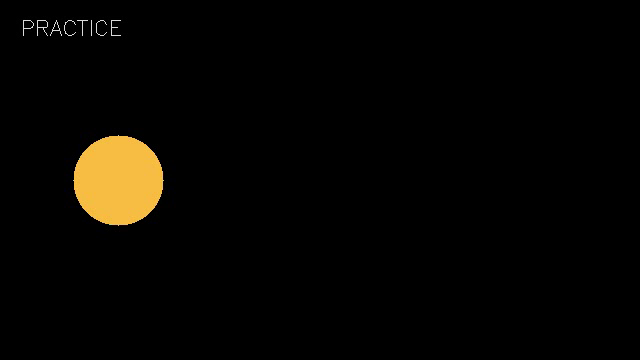
#> input picture frame 12 of stimuli/demo/demo_01.mp4, 640 x 360 px
$ python prepare_demo_materials.py
#> lines starting #> are read from the running program, lines starting #| are printed output that depends on the picture
"""Create ten synthetic practice clips; no research stimuli or recordings needed."""
from pathlib import Path
import json
import cv2
import numpy as np

ROOT = Path(__file__).resolve().parents[1]


def main():
    folder = ROOT / 'stimuli' / 'demo'
    folder.mkdir(parents=True, exist_ok=True)
    questions = []
    for index in range(10):
        path = folder / f'demo_{index + 1:02d}.mp4'
        shape = index % 2
        if not path.is_file():
            temp = path.with_name(path.stem + '.tmp.mp4')
            writer = cv2.VideoWriter(str(temp), cv2.VideoWriter_fourcc(*'mp4v'), 24, (640, 360))
            if not writer.isOpened():
                raise RuntimeError(f'Cannot create practice video: {temp}')
            try:
                for frame in range(120):
                    canvas = np.zeros((360, 640, 3), dtype=np.uint8)
                    x = 70 + frame * 4
                    if shape == 0:
                        cv2.circle(canvas, (x, 180), 45, (70, 190, 250), -1)
                    else:
                        cv2.rectangle(canvas, (x - 45, 135), (x + 45, 225), (250, 190, 70), -1)
                    cv2.putText(canvas, 'PRACTICE', (20, 35), cv2.FONT_HERSHEY_SIMPLEX, .7, (220, 220, 220), 1)
                    writer.write(canvas)
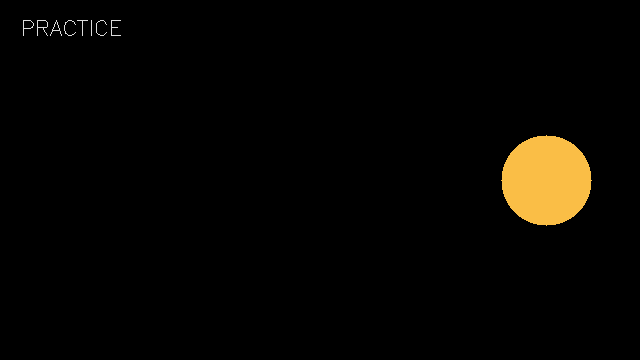
#> canvas: shape (360, 640, 3); mean of channels 0, 1, 2 2.2, 5.5, 7.2; drawn as B, G, R
            finally:
                writer.release()
            temp.replace(path)
        cap = cv2.VideoCapture(str(path))
        ok, _ = cap.read()
        cap.release()
        if not ok:
            raise RuntimeError(f'Practice video cannot be decoded: {path}')
        questions.append(dict(video_id=path.stem, video_file=path.name, duration_sec=5,
            status='ready', review_status='authored_practice', source='synthetic_practice',
            question='视频中移动的图形是什么？', options=dict(A='圆形', B='正方形', C='三角形', D='五角星'),
            answer='A' if shape == 0 else 'B'))
#> pass 2 of the loop in main, `for index in range(10):`:
#> after the loop in main, `for frame in range(120):`:
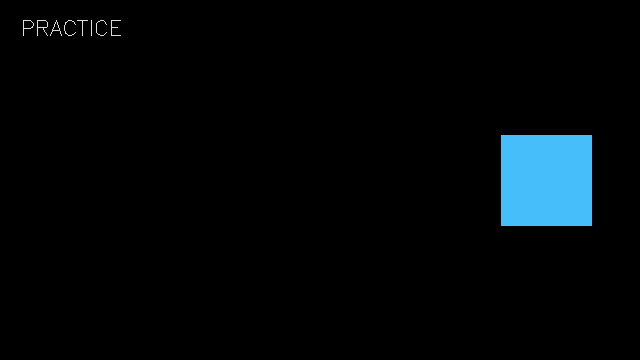
#> canvas: shape (360, 640, 3); mean of channels 0, 1, 2 9.2, 7.1, 2.8; drawn as B, G, R
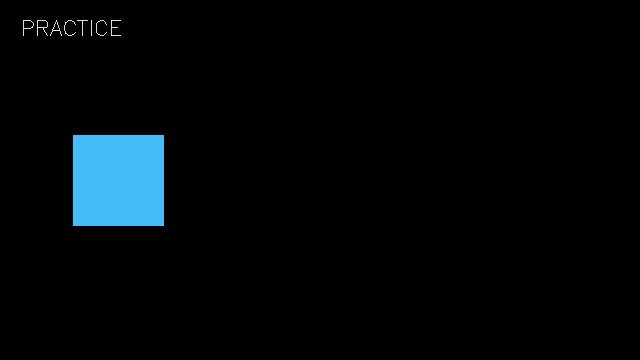
#> input picture frame 12 of stimuli/demo/demo_02.mp4, 640 x 360 px
    (folder / 'question_bank.json').write_text(json.dumps(dict(questions=questions), ensure_ascii=False, indent=2), encoding='utf-8')
    print(f'Practice materials ready: {folder}')


if __name__ == '__main__':
    main()
